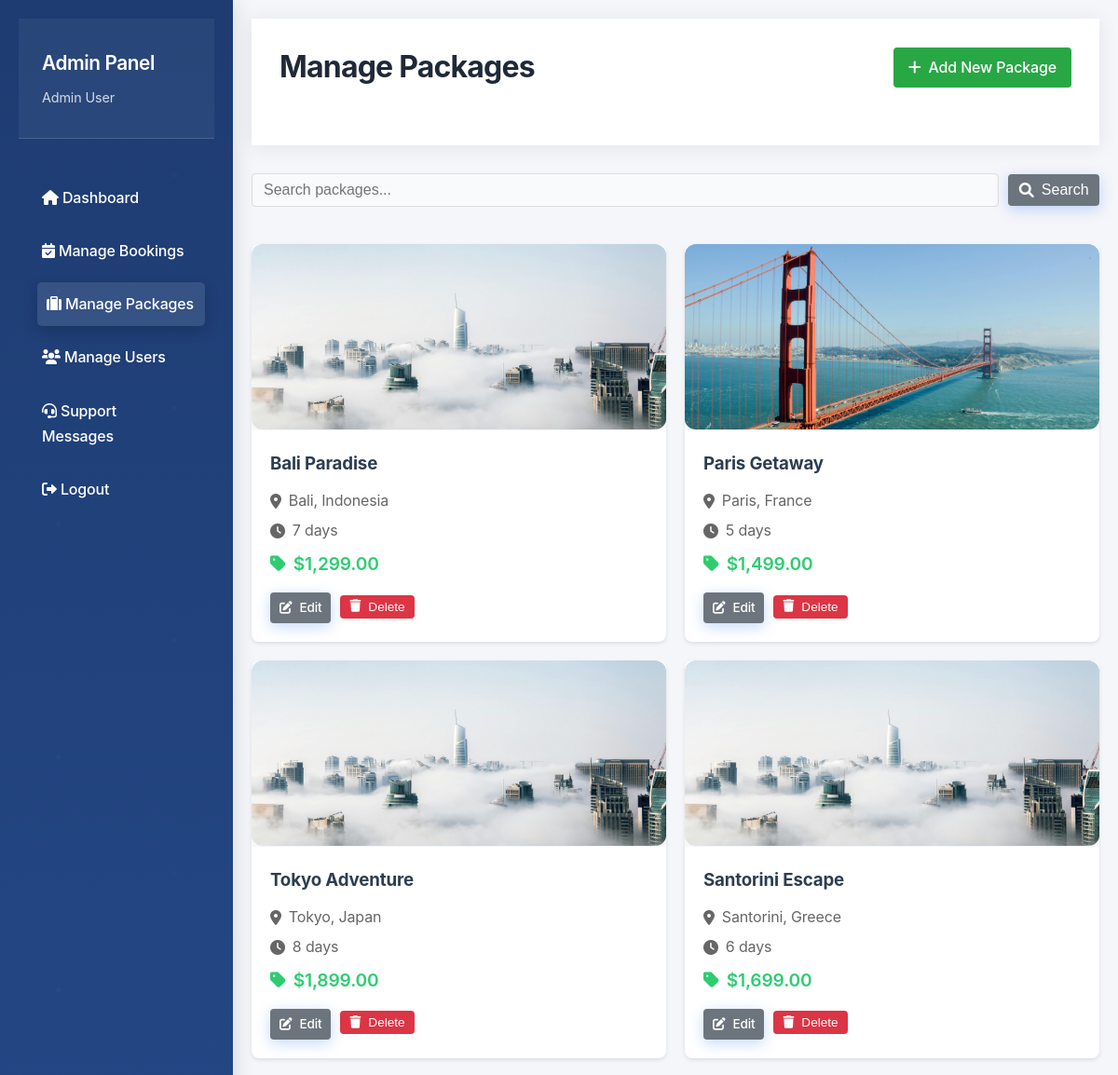
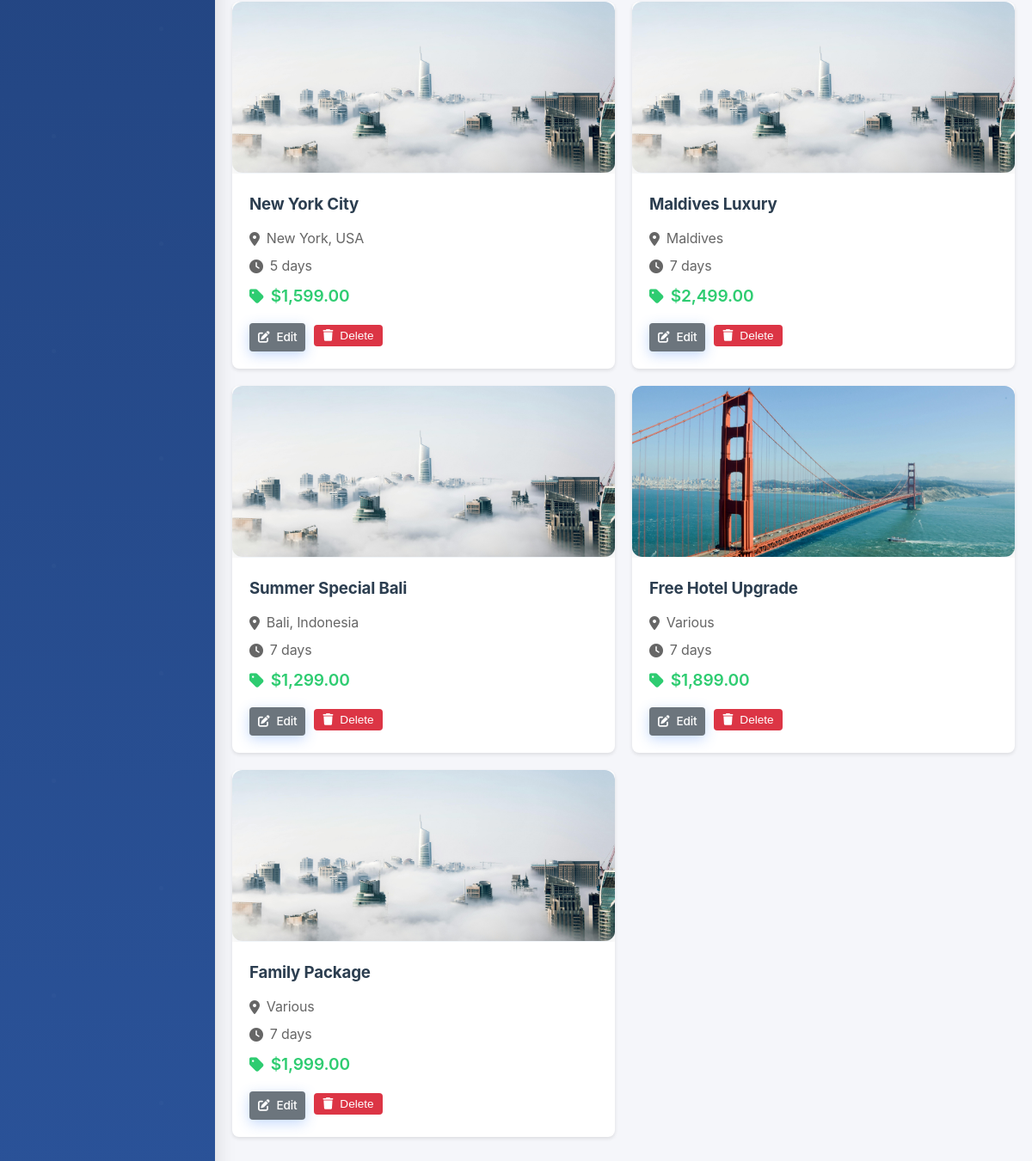
Screenshot of /admin/packages.php (signed in) with the database file from the repository (2 pictures, top to bottom).
### tables this page shows
CREATE TABLE IF NOT EXISTS users (
    id INT PRIMARY KEY AUTO_INCREMENT,
    name VARCHAR(100) NOT NULL,
    email VARCHAR(100) NOT NULL UNIQUE,
    phone VARCHAR(20) NOT NULL,
    password VARCHAR(255) NOT NULL,
    role ENUM('user', 'admin', 'staff') DEFAULT 'user',
    created_at TIMESTAMP DEFAULT CURRENT_TIMESTAMP,
    updated_at TIMESTAMP DEFAULT CURRENT_TIMESTAMP ON UPDATE CURRENT_TIMESTAMP
);

CREATE TABLE IF NOT EXISTS packages (
    id INT PRIMARY KEY AUTO_INCREMENT,
    title VARCHAR(100) NOT NULL,
    description TEXT NOT NULL,
    destination VARCHAR(100) NOT NULL,
    price DECIMAL(10,2) NOT NULL,
    duration INT NOT NULL,
    featured BOOLEAN DEFAULT FALSE,
    image_url VARCHAR(255),
    is_special_offer BOOLEAN DEFAULT FALSE,
    discount_badge VARCHAR(50),
    expiry_date DATE,
    created_at TIMESTAMP DEFAULT CURRENT_TIMESTAMP
);

### includes/auth.php (called while the page is built, shortened)
<?php
function getCurrentUser()
{
    $conn = getDBConnection();
    $stmt = $conn->prepare("SELECT id, name, email, phone, role FROM users WHERE id = ?");
    $stmt->execute([$_SESSION['user_id']]);
    return $stmt->fetch(PDO::FETCH_ASSOC);
}

### admin/packages.php (the view, shortened to what this page needs)
<?php
$user = getCurrentUser();
$search = $_GET['search'] ?? '';
$page = max(1, intval($_GET['page'] ?? 1));
$per_page = 10;
$query = "SELECT * FROM packages WHERE 1=1";
$params = [];
$conn = getDBConnection();
$limit = (int)$per_page;
$offset = (int)(($page - 1) * $per_page);
$query .= " ORDER BY created_at DESC LIMIT $limit OFFSET $offset";
$stmt = $conn->prepare($query);
$stmt->execute($params);
$packages = $stmt->fetchAll(PDO::FETCH_ASSOC);
?>
<!DOCTYPE html>
<html lang="en">
<head>
    <link rel="stylesheet" href="../assets/css/style.css">
    <link rel="stylesheet" href="../assets/css/dashboard.css">
    <link rel="stylesheet" href="../assets/css/admin.css">
    <link rel="stylesheet" href="https://cdnjs.cloudflare.com/ajax/libs/font-awesome/6.0.0/css/all.min.css">
</head>
<body>
    <div class="dashboard-container">
        <div class="sidebar">
            <div class="user-info">
                <h3>Admin Panel</h3>
                <p><?php echo htmlspecialchars($user['name']); ?></p>
            </div>
            <nav>
                <ul>
                    <li><a href="dashboard.php"><i class="fas fa-home"></i> Dashboard</a></li>
                    <li><a href="bookings.php"><i class="fas fa-calendar-check"></i> Manage Bookings</a></li>
                    <li><a href="packages.php" class="active"><i class="fas fa-suitcase"></i> Manage Packages</a></li>
                    <li><a href="users.php"><i class="fas fa-users"></i> Manage Users</a></li>
                    <li><a href="support.php"><i class="fas fa-headset"></i> Support Messages</a></li>
                    <li><a href="../auth/logout.php"><i class="fas fa-sign-out-alt"></i> Logout</a></li>
                </ul>
            </nav>
        </div>
        <div class="main-content">
            <header>
                <div class="header-content">
                    <h1>Manage Packages</h1>
                    <a href="add_package.php" class="btn btn-success">
                        <i class="fas fa-plus"></i> Add New Package
                    </a>
                </div>
            </header>
            <div class="search-filter">
                <form method="GET" class="search-box">
                    <div class="form-group">
                        <input type="text" name="search" placeholder="Search packages..."
                            value="<?php echo htmlspecialchars($search); ?>">
                        <button type="submit" class="btn btn-primary">
                            <i class="fas fa-search"></i> Search
                        </button>
                    </div>
                </form>
            </div>
            <div class="packages-grid">
                <?php foreach ($packages as $package): ?>
                    <div class="package-card">
                        <div class="package-image">
                            <?php
                            $image_path = '../' . $package['image_url'];
                            $default_image = '../assets/images/default-package.jpg';
                            if (!file_exists($image_path)) {
                                $image_path = $default_image;
                            }
                            ?>
                            <img src="<?php echo htmlspecialchars($image_path); ?>"
                                alt="<?php echo htmlspecialchars($package['title']); ?>"
                                onerror="this.src='<?php echo $default_image; ?>'">
                        </div>
                        <div class="package-details">
                            <h3><?php echo htmlspecialchars($package['title']); ?></h3>
                            <p class="destination">
                                <i class="fas fa-map-marker-alt"></i>
                                <?php echo htmlspecialchars($package['destination']); ?>
                            </p>
                            <p class="duration">
                                <i class="fas fa-clock"></i>
                                <?php echo $package['duration']; ?> days
                            </p>
                            <p class="price">
                                <i class="fas fa-tag"></i>
                                $<?php echo number_format($package['price'], 2); ?>
                            </p>
                            <div class="package-actions">
                                <a href="edit_package.php?id=<?php echo $package['id']; ?>"
                                    class="btn btn-primary btn-small">
                                    <i class="fas fa-edit"></i> Edit
                                </a>
                                <form method="POST" class="delete-form"
                                    onsubmit="return confirm('Are you sure you want to delete this package?');">
                                    <button type="submit" name="delete_package" class="btn btn-danger btn-small">
                                        <i class="fas fa-trash"></i> Delete
                                    </button>
                                </form>
                            </div>
                        </div>
                    </div>
                <?php endforeach; ?>
            </div>
        </div>
    </div>
</body>
</html>

### assets/css/style.css (style rules this page uses)
* { margin: 0; padding: 0; box-sizing: border-box; }
:root { --primary: #3b82f6; --primary-dark: #2563eb; --primary-light: #dbeafe; --secondary: #f59e0b; --secondary-dark: #d97706; --secondary-light: #fef3c7; --accent: #10b981; --accent-dark: #059669; --dark: #1e293b; --light: #f8fafc; --white: #ffffff; --gray: #f1f5f9; --gray-dark: #64748b; --shadow: 0 10px 30px -5px rgba(0, 0, 0, 0.1); --shadow-sm: 0 4px 6px -1px rgba(0, 0, 0, 0.1); --shadow-lg: 0 20px 25px -5px rgba(0, 0, 0, 0.1), 0 10px 10px -5px rgba(0, 0, 0, 0.04); --transition: all 0.3s cubic-bezier(0.4, 0, 0.2, 1); --border-radius: 12px; --border-radius-sm: 8px; --border-radius-lg: 16px; }
body { font-family: 'Inter', 'Segoe UI', Tahoma, Geneva, Verdana, sans-serif; line-height: 1.7; background-color: var(--light); color: var(--dark); background-image: linear-gradient(to bottom, #f8fafc, #e2e8f0); min-height: 100vh; font-size: 16px; letter-spacing: -0.01em; }
header { background-color: var(--white); box-shadow: 0 4px 20px rgba(0, 0, 0, 0.05); position: sticky; top: 0; z-index: 1000; padding: 0; backdrop-filter: blur(10px); -webkit-backdrop-filter: blur(10px); background-color: rgba(255, 255, 255, 0.95); }
nav { display: flex; justify-content: space-between; align-items: center; padding: 1.2rem 0; }
.package-card { background-color: var(--white); border-radius: var(--border-radius); overflow: hidden; box-shadow: var(--shadow); transition: transform 0.4s ease, box-shadow 0.4s ease; position: relative; }
.package-card img { width: 100%; height: 240px; object-fit: cover; transition: transform 0.2s ease; border-bottom: 1px solid var(--gray); }
.form-group { margin-bottom: 25px; }
.form-group input { width: 100%; padding: 14px 18px; border: 2px solid #e2e8f0; border-radius: var(--border-radius-sm); font-size: 16px; transition: all 0.3s ease; background-color: #f8fafc; }
.btn { display: inline-block; padding: 14px 28px; border: none; border-radius: var(--border-radius-sm); cursor: pointer; font-size: 16px; font-weight: 600; text-decoration: none; transition: all 0.3s ease; text-align: center; position: relative; overflow: hidden; z-index: 1; }
.btn::after { content: ""; position: absolute; bottom: 0; left: 0; width: 100%; height: 100%; background-color: rgba(255, 255, 255, 0.2); transform: scaleX(0); transform-origin: right; transition: transform 0.5s ease; z-index: -1; }
.btn-primary { background: linear-gradient(135deg, var(--primary), var(--primary-dark)); color: var(--white); box-shadow: 0 4px 15px rgba(59, 130, 246, 0.3); }
.package-details { padding: 2.5rem 0; }
.package-image img { width: 100%; height: auto; border-radius: var(--border-radius); box-shadow: var(--shadow); transition: transform 0.5s ease; }
html { scroll-behavior: smooth; }
.form-group { margin-bottom: 20px; }
.form-group input, .form-group select { width: 100%; padding: 10px; border: 1px solid #ced4da; border-radius: 4px; font-size: 1rem; }
.btn { display: inline-block; padding: 8px 16px; border-radius: 4px; text-decoration: none; font-weight: 500; cursor: pointer; border: none; transition: background-color 0.3s; }
.btn-primary { background-color: #007bff; color: white; }
.btn-danger { background-color: #dc3545; color: white; }
.header-content { display: flex; justify-content: space-between; align-items: center; margin-bottom: 20px; }

### rows the page displays
users: name "Admin User"
packages: image_url (picture), title "Bali Paradise", destination "Bali, Indonesia", duration "7", price "1,299.00"
packages: image_url (picture), title "Paris Getaway", destination "Paris, France", duration "5", price "1,499.00"
packages: title "Tokyo Adventure", destination "Tokyo, Japan", duration "8", price "1,899.00"
packages: title "Santorini Escape", destination "Santorini, Greece", duration "6", price "1,699.00"
packages: title "New York City", destination "New York, USA", duration "5", price "1,599.00"
packages: title "Maldives Luxury", destination "Maldives", duration "7", price "2,499.00"
packages: image_url (picture), title "Summer Special Bali", destination "Bali, Indonesia", duration "7", price "1,299.00"
packages: image_url (picture), title "Free Hotel Upgrade", destination "Various", duration "7", price "1,899.00"
packages: title "Family Package", destination "Various", duration "7", price "1,999.00"
